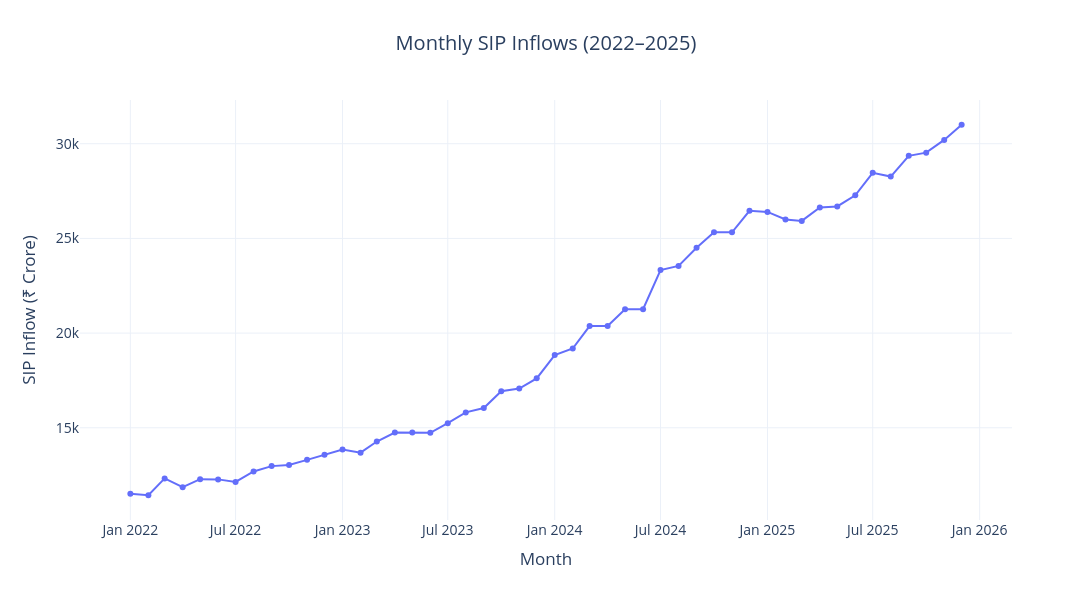

The code cell stored with this chart in its notebook:
### Code cell
fig.update_layout(

    title={
        "text":"Monthly SIP Inflows (2022–2025)",
        "x":0.5,
        "xanchor":"center"
    },

    font=dict(size=14),

    hovermode="x unified",

    width=1200,
    height=600,

    xaxis_title="Month",

    yaxis_title="SIP Inflow (₹ Crore)"
)

### Figure 1 — Plotly figure (JSON) as saved in the notebook; plotly's stock layout.template omitted (floating-point values rounded to 4 significant figures)
{"data": [{"hovertemplate": "Month=%{x}<br>SIP Inflow (₹ Crore)=%{y}<extra></extra>", "legendgroup": "", "line": {"color": "#636efa", "dash": "solid"}, "marker": {"symbol": "circle"}, "mode": "lines+markers", "name": "", "orientation": "v", "showlegend": false, "type": "scatter", "x": ["2022-01-01T00:00:00", "2022-02-01T00:00:00", "2022-03-01T00:00:00", "2022-04-01T00:00:00", "2022-05-01T00:00:00", "2022-06-01T00:00:00", "2022-07-01T00:00:00", "2022-08-01T00:00:00", "2022-09-01T00:00:00", "2022-10-01T00:00:00", "2022-11-01T00:00:00", "2022-12-01T00:00:00", "2023-01-01T00:00:00", "2023-02-01T00:00:00", "2023-03-01T00:00:00", "2023-04-01T00:00:00", "2023-05-01T00:00:00", "2023-06-01T00:00:00", "2023-07-01T00:00:00", "2023-08-01T00:00:00", "2023-09-01T00:00:00", "2023-10-01T00:00:00", "2023-11-01T00:00:00", "2023-12-01T00:00:00", "2024-01-01T00:00:00", "2024-02-01T00:00:00", "2024-03-01T00:00:00", "2024-04-01T00:00:00", "2024-05-01T00:00:00", "2024-06-01T00:00:00", "2024-07-01T00:00:00", "2024-08-01T00:00:00", "2024-09-01T00:00:00", "2024-10-01T00:00:00", "2024-11-01T00:00:00", "2024-12-01T00:00:00", "2025-01-01T00:00:00", "2025-02-01T00:00:00", "2025-03-01T00:00:00", "2025-04-01T00:00:00", "2025-05-01T00:00:00", "2025-06-01T00:00:00", "2025-07-01T00:00:00", "2025-08-01T00:00:00", "2025-09-01T00:00:00", "2025-10-01T00:00:00", "2025-11-01T00:00:00", "2025-12-01T00:00:00"], "xaxis": "x", "y": [11517, 11438, 12328, 11863, 12286, 12276, 12140, 12694, 12976, 13040, 13306, 13573, 13856, 13687, 14276, 14749, 14749, 14734, 15245, 15814, 16042, 16928, 17073, 17610, 18838, 19187, 20371, 20371, 21262, 21262, 23332, 23547, 24509, 25323, 25320, 26459, 26400, 25999, 25926, 26632, 26688, 27274, 28464, 28265, 29361, 29529, 30200, 31002], "yaxis": "y"}], "layout": {"font": {"size": 14}, "height": 600, "hovermode": "x unified", "legend": {"tracegroupgap": 0}, "title": {"text": "Monthly SIP Inflows (2022–2025)", "x": 0.5, "xanchor": "center"}, "width": 1200, "xaxis": {"anchor": "y", "domain": [0, 1], "title": {"text": "Month"}}, "yaxis": {"anchor": "x", "domain": [0, 1], "title": {"text": "SIP Inflow (₹ Crore)"}}}}
